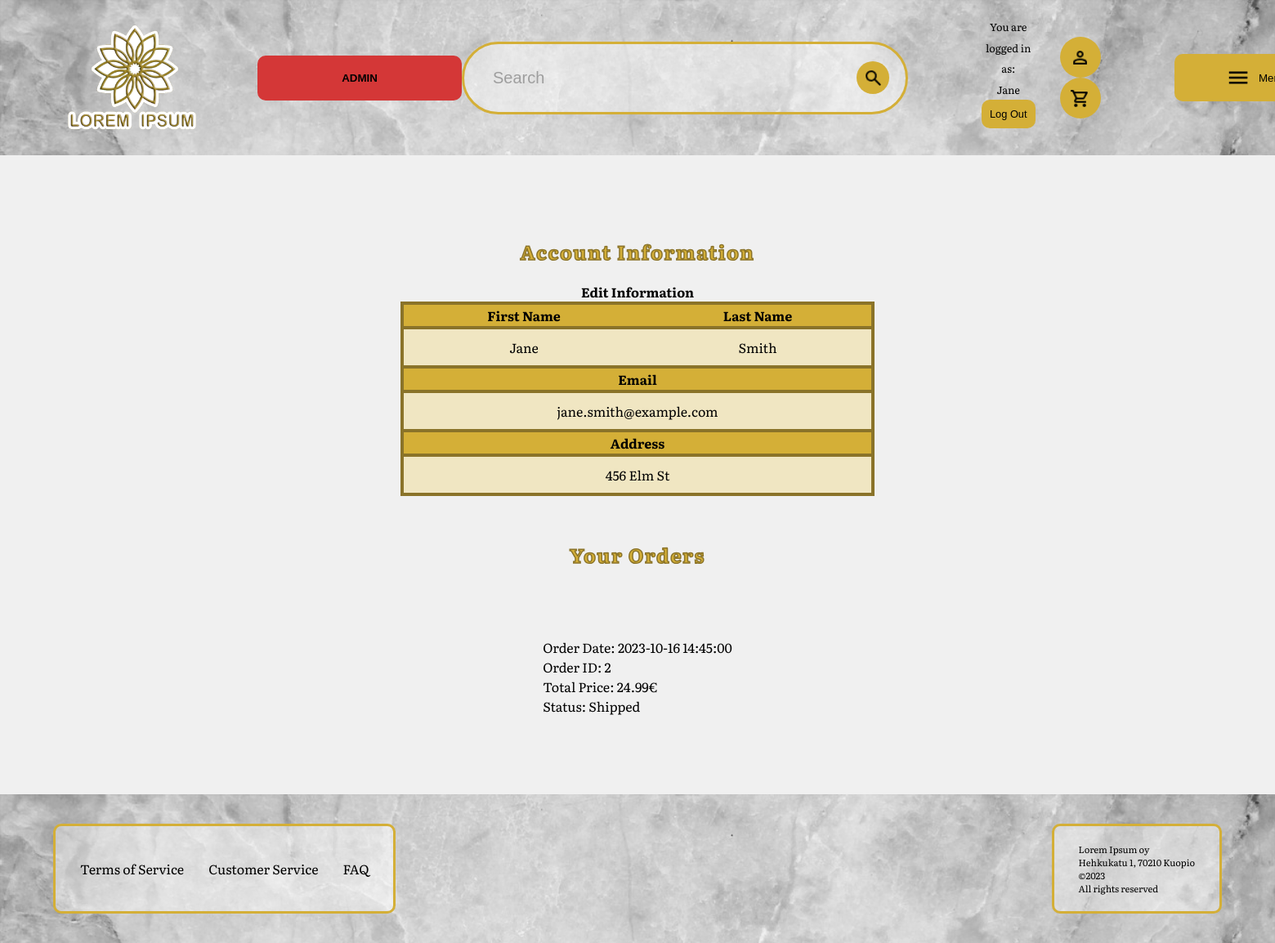
The app's page /profile.php (signed in) with its own data.
### tables this page shows
CREATE TABLE `users` (
  `UserID` int(11) NOT NULL,
  `FirstName` varchar(50) DEFAULT NULL,
  `LastName` varchar(50) DEFAULT NULL,
  `Password` varchar(255) DEFAULT NULL,
  `Email` varchar(100) DEFAULT NULL,
  `Address` varchar(255) DEFAULT NULL,
  `UserType` enum('Customer','Admin') DEFAULT NULL,
  `deleted_at` datetime DEFAULT NULL
);

CREATE TABLE `orders` (
  `OrderID` int(11) NOT NULL,
  `UserID` int(11) DEFAULT NULL,
  `OrderDate` datetime DEFAULT NULL,
  `Status` enum('Pending','Shipped','Delivered') DEFAULT 'Pending',
  `TotalPrice` decimal(10,2) DEFAULT NULL,
  `notRegisteredUserAddress` varchar(255) DEFAULT NULL
);

### profile.php (the view, shortened to what this page needs)
<?php
$servername = "localhost";
$databasename = "verkkokauppa";
$username = "root";
$password = "";
try {
    $DBconn = new PDO("mysql:host=$servername;dbname=$databasename", $username, $password);
    $DBconn->setAttribute(PDO::ATTR_ERRMODE, PDO::ERRMODE_EXCEPTION);
    if (isset($_SESSION["user_id"])) {
        $userID = $_SESSION["user_id"];
        $userQuery = $DBconn->prepare("SELECT * FROM users WHERE UserID = :userID");
        $userQuery->bindParam(':userID', $userID, PDO::PARAM_INT);
        $userQuery->execute();
        $userDetails = $userQuery->fetch(PDO::FETCH_ASSOC);
    }
    if (isset($userID)) {
        $orderQuery = $DBconn->prepare("SELECT * FROM orders WHERE UserID = :userID");
        $orderQuery->bindParam(':userID', $userID, PDO::PARAM_INT);
        $orderQuery->execute();
        $userOrders = $orderQuery->fetchAll(PDO::FETCH_ASSOC);
    }
} catch (PDOException $e) {
    echo "Connection failed:" . $e->getMessage();
} finally {
    $DBconn = null;
}
?>
<html lang="en">
<head>
    <link rel="stylesheet" href="styles/style.css">
</head>
<body>
<?php
    include "header.php";
    ?>
<main class="simple-column">
<?php
   if (isset($userID)) {
        ?>
    <h2 class="center">Account Information</h2>
    <a href="edit_user.php?UserID=<?php echo $userID; ?>" class="center"><b>Edit Information</b></a>
    <div class="center">
    <table class="less-wide">
    <tr>
        <th>First Name</th>
        <th>Last Name</th>
    </tr>
    <tr>
        <td><?php echo $userDetails["FirstName"]; ?></td>
        <td><?php echo $userDetails["LastName"]; ?></td>
    </tr>
    <tr>
        <th colspan="2">Email</th>
    </tr>
    <tr>
        <td colspan="2"><?php echo $userDetails["Email"]; ?></td>
    </tr>
    <tr>
        <th colspan="2">Address</th>
    </tr>
    <tr>
        <td colspan="2"><?php echo $userDetails["Address"]; ?></td>
    </tr>
</table>
</div>
<br>
<h2 class="center">Your Orders</h2>
<div class="center orders">
<?php
if (isset($userOrders) && $userOrders) {
    foreach ($userOrders as $order) {
        echo "<p>Order Date: " . $order["OrderDate"] ."<br>" ."Order ID: " . $order["OrderID"] ."<br>" . " Total Price: " . $order["TotalPrice"]. "€" ."<br>" . " Status: " . $order["Status"] . "</p>". "<br><br>";
    }
} else {
    echo "<p>No orders found.</p>";
}
?>
</div>
<?php
    }
?>
</main>
<?php
   include "footer.php";
   ?>
</body>
</html>

### styles/style.css (style rules this page uses)
html { background-color: #f0f0f0; font-family: 'Literata', serif; }
body { margin: 0; }
::placeholder { color:rgb(158, 158, 158); }
a { color: black; transition: color 0.4s ease; text-decoration: none; }
main { display: flex; flex: 1; flex-grow: 1; margin-bottom: 70px; }
h1,h2 { color:#D4AF37; -webkit-text-stroke:1.5px; -webkit-text-stroke-color: #8a7329; letter-spacing: 1.5px; }
table { border-collapse: collapse; border-left: solid 4px #8a7329; border-right: solid 4px #8a7329; margin-bottom: 10px; }
tr { border: solid 4px #8a7329; }
th { background-color: #D4AF37; }
tr { background-color:#f1dd9b88; }
td { padding: 10px; text-align: center; }
.simple-column { display: flex; flex-direction: column; padding: 10px 200px; }
.less-wide { width: 50%; }
.center { display: flex; justify-content: center; }
.orders { display: flex; flex-direction: column-reverse; align-items: center; }

### records on screen
users: FirstName "Jane", LastName "Smith", Email "jane.smith@example.com", Address "456 Elm St"
orders: OrderDate "2023-10-16 14:45:00", OrderID "2", TotalPrice "24.99", Status "Shipped"

### other values on screen
$_SESSION["username"] "Jane"
